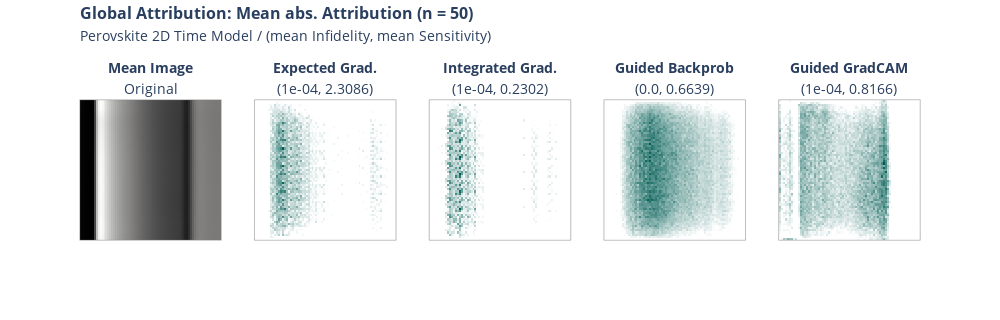

Notebook source saved alongside this figure:
### Code cell
import plotly.graph_objects as go
import plotly.express as px
from plotly.subplots import make_subplots

def format_title(title, subtitle=None,font_size=16, subtitle_font_size=14):
    title = f'<span style="font-size: {font_size}px;"><b>{title}</b></span>'
    if not subtitle:
        return title
    subtitle = f'<span style="font-size: {subtitle_font_size}px;">{subtitle}</span>'
    return f'{title}<br>{subtitle}'



colors = [(0, "#ffffff"),(0.25, "#ffffff"), (1, "#005C53")]

x = x_batch.mean(0)

fig = make_subplots(rows=1, 
                    cols=5,
                    vertical_spacing = 0.1,
                    subplot_titles=(format_title("Mean Image", "Original",font_size=14),
                    format_title("Expected Grad.","(" + str(np.round(infid_eg.numpy(),4)) + ", " + str(np.round(sens_eg.numpy(),4)) + ")",font_size=14), 
                    format_title("Integrated Grad.", "(" + str(np.round(infid_ig.numpy(),4)) + ", " + str(np.round(sens_ig.numpy(),4)) + ")",font_size=14),
                    format_title("Guided Backprob", "(" + str(np.round(infid_gbp.numpy(),4)) + ", " + str(np.round(sens_gbp.numpy(),4)) + ")",font_size=14),
                    format_title("Guided GradCAM", "(" + str(np.round(infid_ggc.numpy(),4)) + ", " + str(np.round(sens_ggc.numpy(),4)) + ")",font_size=14),
                    ))

fig.add_trace(go.Heatmap(z = x.numpy().sum(0), colorscale="gray", showscale=False), row=1, col=1)
fig.add_trace(go.Heatmap(z = attr_eg.sum(0),colorscale=colors, showscale=False), row=1, col=2)
fig.add_trace(go.Heatmap(z = attr_ig.sum(0),colorscale=colors, showscale=False), row=1, col=3)
fig.add_trace(go.Heatmap(z = attr_gbp.sum(0),colorscale=colors, showscale=False), row=1, col=4)
fig.add_trace(go.Heatmap(z = attr_ggc.sum(0),colorscale=colors, showscale=False), row=1, col=5)

fig.update_yaxes( showticklabels = False)
fig.update_xaxes(showticklabels = False)

fig.update_layout(
    title= format_title("Global Attribution: Mean abs. Attribution (n = " + str(batch_size) + ")",
    "Perovskite 2D Time Model / (mean Infidelity, mean Sensitivity)"),
    title_y = 0.94,
    title_x = 0.08,
    height=320, width=1000
)

fig.update_xaxes(showline=True, linewidth=0.5, linecolor='grey', mirror=True)
fig.update_yaxes(showline=True, linewidth=0.5, linecolor='grey', mirror=True)

fig.write_image("xai/images/2D_time/2D_cmp_global.png", scale=2)

fig.show()

### Figure 1 — Plotly figure (JSON) as saved in the notebook; plotly's stock layout.template omitted (floating-point values rounded to 4 significant figures; data arrays with more than 128 entries replaced by an {"elided": "..."} marker saying what was removed)
{"data": [{"colorscale": [[0, "rgb(0, 0, 0)"], [0.09091, "rgb(16, 16, 16)"], [0.1818, "rgb(38, 38, 38)"], [0.2727, "rgb(59, 59, 59)"], [0.3636, "rgb(81, 80, 80)"], [0.4545, "rgb(102, 101, 101)"], [0.5455, "rgb(124, 123, 122)"], [0.6364, "rgb(146, 146, 145)"], [0.7273, "rgb(171, 171, 170)"], [0.8182, "rgb(197, 197, 195)"], [0.9091, "rgb(224, 224, 223)"], [1, "rgb(254, 254, 253)"]], "showscale": false, "type": "heatmap", "xaxis": "x", "yaxis": "y", "z": {"elided": "65x72 float values"}}, {"colorscale": [[0, "#ffffff"], [0.25, "#ffffff"], [1, "#005C53"]], "showscale": false, "type": "heatmap", "xaxis": "x2", "yaxis": "y2", "z": {"elided": "65x72 float values"}}, {"colorscale": [[0, "#ffffff"], [0.25, "#ffffff"], [1, "#005C53"]], "showscale": false, "type": "heatmap", "xaxis": "x3", "yaxis": "y3", "z": {"elided": "65x72 float values"}}, {"colorscale": [[0, "#ffffff"], [0.25, "#ffffff"], [1, "#005C53"]], "showscale": false, "type": "heatmap", "xaxis": "x4", "yaxis": "y4", "z": {"elided": "65x72 float values"}}, {"colorscale": [[0, "#ffffff"], [0.25, "#ffffff"], [1, "#005C53"]], "showscale": false, "type": "heatmap", "xaxis": "x5", "yaxis": "y5", "z": {"elided": "65x72 float values"}}], "layout": {"annotations": [{"font": {"size": 16}, "showarrow": false, "text": "<span style=\"font-size: 14px;\"><b>Mean Image</b></span><br><span style=\"font-size: 14px;\">Original</span>", "x": 0.084, "xanchor": "center", "xref": "paper", "y": 1, "yanchor": "bottom", "yref": "paper"}, {"font": {"size": 16}, "showarrow": false, "text": "<span style=\"font-size: 14px;\"><b>Expected Grad.</b></span><br><span style=\"font-size: 14px;\">(1e-04, 2.3086)</span>", "x": 0.292, "xanchor": "center", "xref": "paper", "y": 1, "yanchor": "bottom", "yref": "paper"}, {"font": {"size": 16}, "showarrow": false, "text": "<span style=\"font-size: 14px;\"><b>Integrated Grad.</b></span><br><span style=\"font-size: 14px;\">(1e-04, 0.2302)</span>", "x": 0.5, "xanchor": "center", "xref": "paper", "y": 1, "yanchor": "bottom", "yref": "paper"}, {"font": {"size": 16}, "showarrow": false, "text": "<span style=\"font-size: 14px;\"><b>Guided Backprob</b></span><br><span style=\"font-size: 14px;\">(0.0, 0.6639)</span>", "x": 0.708, "xanchor": "center", "xref": "paper", "y": 1, "yanchor": "bottom", "yref": "paper"}, {"font": {"size": 16}, "showarrow": false, "text": "<span style=\"font-size: 14px;\"><b>Guided GradCAM</b></span><br><span style=\"font-size: 14px;\">(1e-04, 0.8166)</span>", "x": 0.916, "xanchor": "center", "xref": "paper", "y": 1, "yanchor": "bottom", "yref": "paper"}], "height": 320, "title": {"text": "<span style=\"font-size: 16px;\"><b>Global Attribution: Mean abs. Attribution (n = 50)</b></span><br><span style=\"font-size: 14px;\">Perovskite 2D Time Model / (mean Infidelity, mean Sensitivity)</span>", "x": 0.08, "y": 0.94}, "width": 1000, "xaxis": {"anchor": "y", "domain": [0, 0.168], "linecolor": "grey", "linewidth": 0.5, "mirror": true, "showline": true, "showticklabels": false}, "xaxis2": {"anchor": "y2", "domain": [0.208, 0.376], "linecolor": "grey", "linewidth": 0.5, "mirror": true, "showline": true, "showticklabels": false}, "xaxis3": {"anchor": "y3", "domain": [0.416, 0.584], "linecolor": "grey", "linewidth": 0.5, "mirror": true, "showline": true, "showticklabels": false}, "xaxis4": {"anchor": "y4", "domain": [0.624, 0.792], "linecolor": "grey", "linewidth": 0.5, "mirror": true, "showline": true, "showticklabels": false}, "xaxis5": {"anchor": "y5", "domain": [0.832, 1], "linecolor": "grey", "linewidth": 0.5, "mirror": true, "showline": true, "showticklabels": false}, "yaxis": {"anchor": "x", "autorange": "reversed", "domain": [0, 1], "linecolor": "grey", "linewidth": 0.5, "mirror": true, "showline": true, "showticklabels": false}, "yaxis2": {"anchor": "x2", "autorange": "reversed", "domain": [0, 1], "linecolor": "grey", "linewidth": 0.5, "mirror": true, "showline": true, "showticklabels": false}, "yaxis3": {"anchor": "x3", "autorange": "reversed", "domain": [0, 1], "linecolor": "grey", "linewidth": 0.5, "mirror": true, "showline": true, "showticklabels": false}, "yaxis4": {"anchor": "x4", "autorange": "reversed", "domain": [0, 1], "linecolor": "grey", "linewidth": 0.5, "mirror": true, "showline": true, "showticklabels": false}, "yaxis5": {"anchor": "x5", "autorange": "reversed", "domain": [0, 1], "linecolor": "grey", "linewidth": 0.5, "mirror": true, "showline": true, "showticklabels": false}}}
